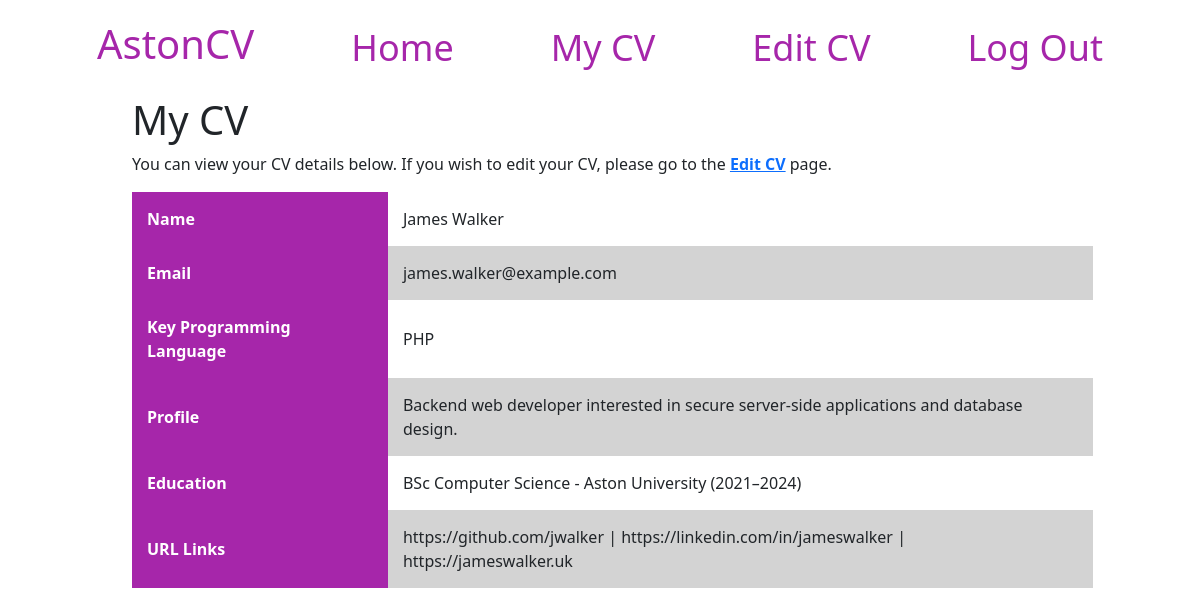
/mycv.php (signed in), run on the app's committed database.
### tables this page shows
CREATE TABLE `cvs` (
  `id` bigint UNSIGNED NOT NULL,
  `name` varchar(100) NOT NULL,
  `email` varchar(100) NOT NULL,
  `password` varchar(255) NOT NULL,
  `keyprogramming` varchar(255) DEFAULT NULL,
  `profile` varchar(500) DEFAULT NULL,
  `education` varchar(500) DEFAULT NULL,
  `URLlinks` varchar(500) DEFAULT NULL
);

### includes/functions.php (called while the page is built, shortened)
<?php
function escapedString($string) {
    return htmlspecialchars($string, ENT_QUOTES, 'UTF-8');
}
?>

### mycv.php (the view, shortened to what this page needs)
<?php
require 'includes/db.php';
require 'includes/functions.php';
if (isset($_SESSION['userid'])) {
    $userid = $_SESSION['userid'];
    $sql = "SELECT id, name, email, keyprogramming, profile, education, URLlinks FROM cvs WHERE id = ?";
    $getCv = $db->prepare($sql);
    $getCv->execute([$userid]);
    $cv = $getCv->fetch();
}
else {
    header("Location: login.php");
    exit();
} ?>
<!DOCTYPE html>
<html>
    <head>
        <html lang="en-gb">
        <link rel="stylesheet" type="text/css" href="assets/styles.css">
        <link href="https://cdn.jsdelivr.net/npm/bootstrap@5.3.8/dist/css/bootstrap.min.css" rel="stylesheet">
    </head>
    <header>
        <?php
        include 'includes/header-user.php';
        ?>
    </header>
    <body>
        <section class="main">
        <h1>My CV</h1>
        <p>You can view your CV details below. If you wish to edit your CV, please go to the <a href="editcv.php"><b>Edit CV</b></a> page.</p>
        <table>
        <tr>
            <th>Name</th>
            <td><?php echo escapedString($cv['name']); ?></td>
        </tr>
        <tr>
            <th>Email</th>
            <td><?php echo escapedString($cv['email']); ?></td>
        </tr>
        <tr>
            <th>Key Programming Language</th>
            <td><?php echo escapedString($cv['keyprogramming']); ?></td>
        </tr>
            <tr>
                <th>Profile</th>
                <td><?php echo escapedString($cv['profile']); ?></td>
            </tr>
            <tr>
                <th>Education</th>
                <td><?php echo escapedString($cv['education']); ?></td>
            </tr>
            <tr>
                <th>URL Links</th>
                <td><?php echo escapedString($cv['URLlinks']); ?></td>
            </tr>
        </table>
        <br>
    </section>
</body>
</html>

### assets/styles.css (style rules this page uses)
.main { margin-left: 11%; }
table { width: 90%; }
th { background-color: #A626AA; color: white; }
tr, th, td { border-collapse: collapse; padding: 15px; }
tr:nth-child(even) { background-color: lightgray; }
a { text-decoration: none; color: #A626AA; }

### data on the page
cvs: name "James Walker", email "james.walker@example.com", keyprogramming "PHP", profile "Backend web developer interested in secure server-side applications and database design.", education "BSc Computer Science - Aston University (2021–2024)", URLlinks "https://github.com/jwalker | https://linkedin.com/in/jameswalker | https://jameswalker.uk"
